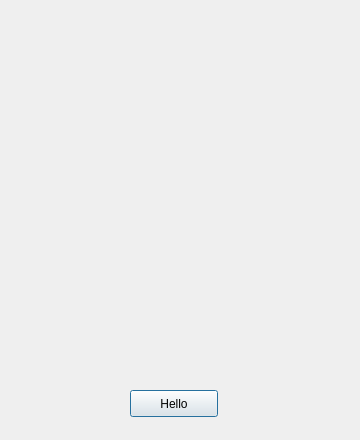
<?xml version="1.0" encoding="UTF-8"?>
<ui version="4.0">
 <class>Dialog</class>
 <widget class="QDialog" name="Dialog">
  <property name="geometry">
   <rect>
    <x>0</x>
    <y>0</y>
    <width>360</width>
    <height>440</height>
   </rect>
  </property>
  <property name="windowTitle">
   <string>Dialog</string>
  </property>
  <widget class="QWidget" name="widget_top" native="true">
   <property name="geometry">
    <rect>
     <x>0</x>
     <y>0</y>
     <width>361</width>
     <height>261</height>
    </rect>
   </property>
   <property name="styleSheet">
    <string notr="true">#widget_top {
	background-image: url(:/images/edger.jpg);
}</string>
   </property>
  </widget>
  <widget class="QLabel" name="label">
   <property name="geometry">
    <rect>
     <x>250</x>
     <y>280</y>
     <width>91</width>
     <height>81</height>
    </rect>
   </property>
   <property name="text">
    <string/>
   </property>
   <property name="pixmap">
    <pixmap resource="resource.qrc">:/images/hpe7000.jpg</pixmap>
   </property>
   <property name="scaledContents">
    <bool>true</bool>
   </property>
  </widget>
  <widget class="QPushButton" name="pushButton_hello">
   <property name="geometry">
    <rect>
     <x>130</x>
     <y>390</y>
     <width>88</width>
     <height>27</height>
    </rect>
   </property>
   <property name="text">
    <string>Hello</string>
   </property>
  </widget>
 </widget>
 <layoutdefault spacing="6" margin="11"/>
 <resources>
  <include location="resource.qrc"/>
 </resources>
 <connections/>
</ui>
